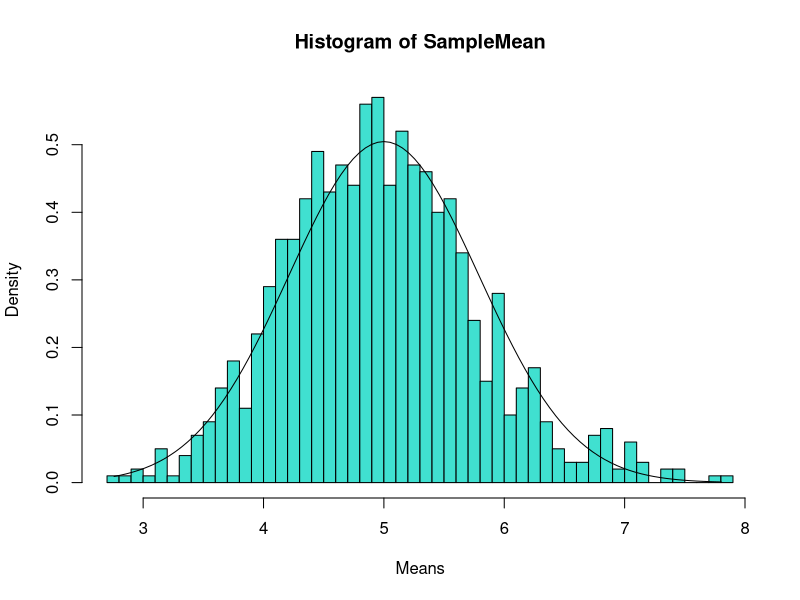
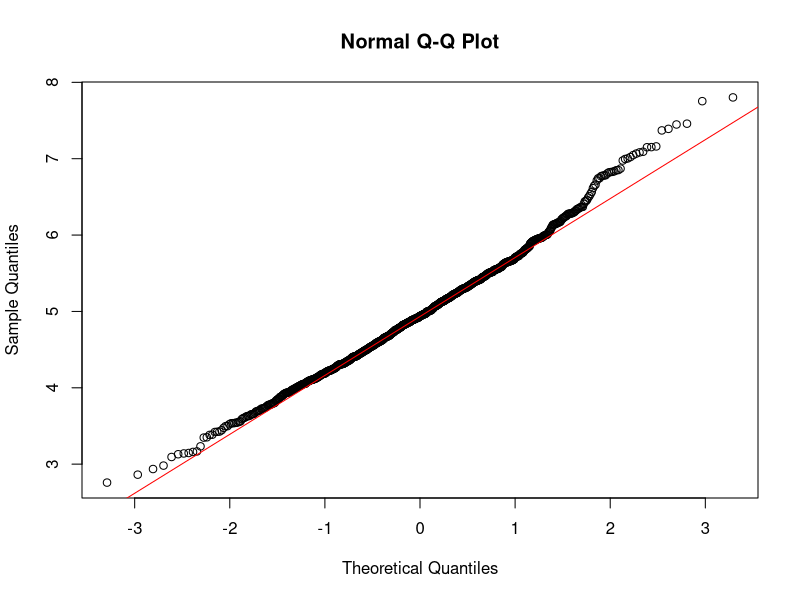
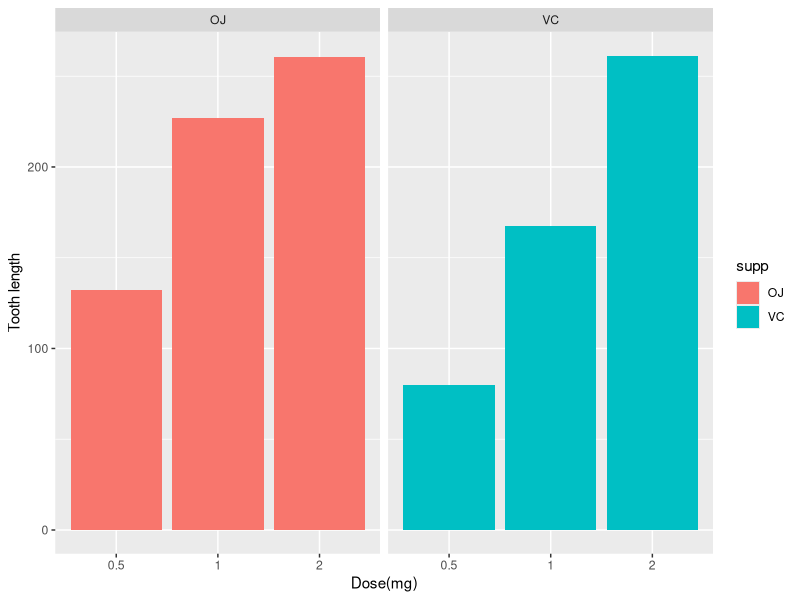

R code for these plots, in order:
## ---- chunk 1
n <- 40
Simulations <- 1000
Lambda <- 0.2

SampleMean <- NULL
for(i in 1:Simulations) {
  SampleMean <- c(SampleMean, mean(rexp(n, Lambda)))
}
mean(SampleMean)
## ---- chunk 2
Variance <- var(SampleMean)
Variance
## ---- chunk 3
hist(SampleMean, breaks = n, prob = T, col = "turquoise", xlab = "Means")
x <- seq(min(SampleMean), max(SampleMean), length = 100)
lines(x, dnorm(x, mean = 1/Lambda, sd = (1/Lambda/sqrt(n))), pch = 25, col = "black")
## ---- chunk 4
qqnorm(SampleMean)
qqline(SampleMean, col = "red")
## ---- chunk 5
library(datasets)
data(ToothGrowth)
library(ggplot2)

str(ToothGrowth)
## ---- chunk 6
head(ToothGrowth)
summary(ToothGrowth)
## ---- chunk 7
ggplot(data=ToothGrowth, aes(x=as.factor(dose), y=len, fill=supp)) +
    geom_bar(stat="identity") +
    facet_grid(. ~ supp) +
    xlab("Dose(mg)") +
    ylab("Tooth length")
## ---- chunk 8
hypoth1 <- t.test(len ~ supp, data = ToothGrowth)
hypoth1$conf.int
hypoth1$p.value
hypoth2<-t.test(len ~ supp, data = subset(ToothGrowth, dose == 0.5))
hypoth2$conf.int
hypoth2$p.value
hypoth3<-t.test(len ~ supp, data = subset(ToothGrowth, dose == 1))
hypoth3$conf.int
hypoth3$p.value
hypoth4<-t.test(len ~ supp, data = subset(ToothGrowth, dose == 2))
hypoth4$conf.int
hypoth4$p.value
